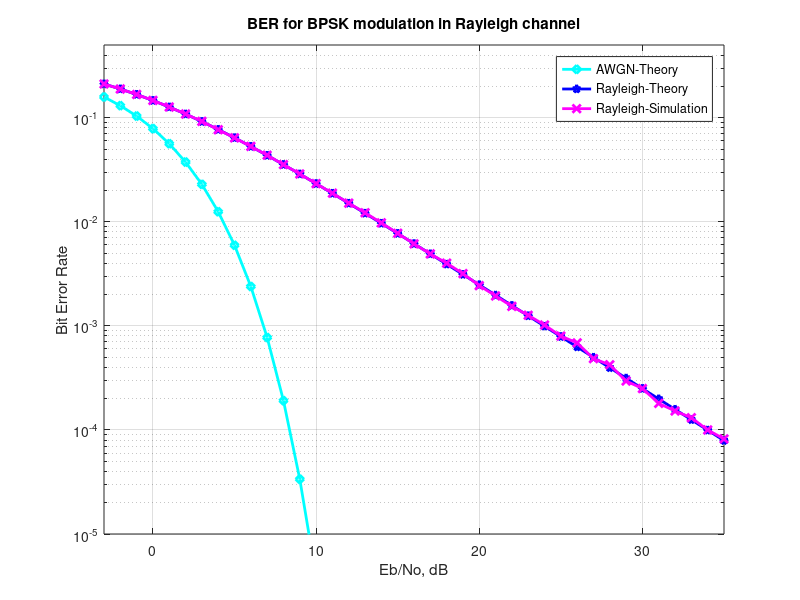

Write the MATLAB code that produced this figure.
clear
N = 10^6 % number of bits or symbols

% Transmitter
ip = rand(1,N)>0.5; % generating 0,1 with equal probability
s = 2*ip-1; % BPSK modulation 0 -> -1; 1 -> 0 

 
Eb_N0_dB = [-3:35]; % multiple Eb/N0 values

for ii = 1:length(Eb_N0_dB)
   
   n = 1/sqrt(2)*[randn(1,N) + j*randn(1,N)]; % white gaussian noise, 0dB variance 
   h = 1/sqrt(2)*[randn(1,N) + j*randn(1,N)]; % Rayleigh channel
   
   % Channel and noise Noise addition
   y = h.*s + 10^(-Eb_N0_dB(ii)/20)*n; 

   % equalization
   yHat = y./h;

   % receiver - hard decision decoding
   ipHat = real(yHat)>0;

   % counting the errors
   nErr(ii) = size(find([ip- ipHat]),2);

end

simBer = nErr/N; % simulated ber
theoryBerAWGN = 0.5*erfc(sqrt(10.^(Eb_N0_dB/10))); % theoretical ber
EbN0Lin = 10.^(Eb_N0_dB/10);
theoryBer = 0.5.*(1-sqrt(EbN0Lin./(EbN0Lin+1)));

% plot
close all
figure
semilogy(Eb_N0_dB,theoryBerAWGN,'cd-','LineWidth',2);
hold on
semilogy(Eb_N0_dB,theoryBer,'bp-','LineWidth',2);
semilogy(Eb_N0_dB,simBer,'mx-','LineWidth',2);
axis([-3 35 10^-5 0.5])
grid on
legend('AWGN-Theory','Rayleigh-Theory', 'Rayleigh-Simulation');
xlabel('Eb/No, dB');
ylabel('Bit Error Rate');
title('BER for BPSK modulation in Rayleigh channel');